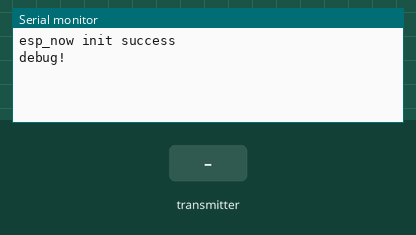
Bench run of a sketch on a simulated ESP8266 (NodeMCU). On the bench: the last lines printed to the serial monitor. The inputs (shaded band) are chosen by the test bench.

Above: at 1.2 s.
1.3 s: the transmitter starts sending chair_id = 0
At 1.61 s:
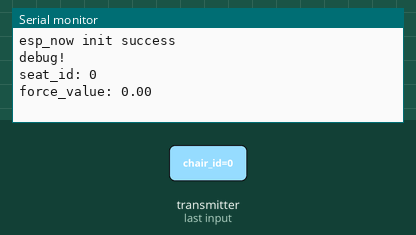
2.8 s: the transmitter starts sending force_value = 25
At 3.61 s:
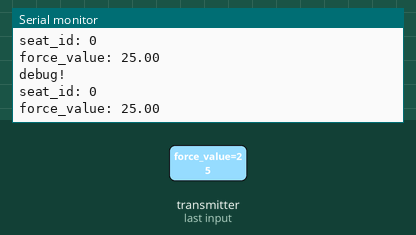
4.3 s: the transmitter starts sending chair_id = 1
5.8 s: the transmitter starts sending force_value = 50
At 6.61 s:
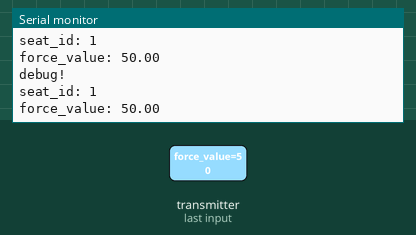
Timing chart, 0 to 8.3 s (numbered marks = the images above; inputs shaded):
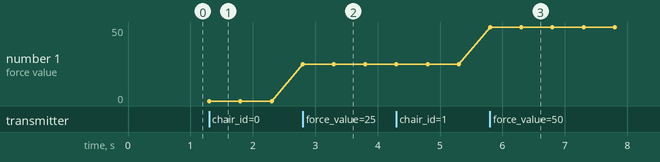

Measured:
- after the input at 1.3 s, the serial monitor: prints a new line at once (image 1)
- after the input at 2.8 s, the serial monitor: prints a new line at once (image 2)
- after the input at 5.8 s, the serial monitor: prints a new line at once (image 3)
- plotted number 1: 0 → 25 after the input at 2.8 s, 25 → 50 after the input at 5.8 s

The sketch:

DataReceive.ino
```cpp
#include <ESP8266WiFi.h>
#include <espnow.h>


// 设置数据结构体
typedef struct msg {
  int chair_id;
  double force_value;
} msg;
msg unit_data;


void setup() {
  Serial.begin(9600);//初始化串口，设置其波特率为9600
  WiFi.mode(WIFI_STA);//设置WIFI模式为STA
  WiFi.disconnect();//断开WIFI连接

  // Init ESP-NOW
  if (esp_now_init() != 0)//初始化espnow
  {
    Serial.println("Error initializing ESP-NOW");
    return;
  }
  else
  {
    Serial.println("esp_now init success");
  }

  // Set ESP-NOW Role
  //双向通信时需要设定角色为 ESP_NOW_ROLE_CONTROLLER
  esp_now_set_self_role(ESP_NOW_ROLE_CONTROLLER);

  // Register for a callback function that will be called when data is received
  //执行完这个函数，每次接收数据就会自动调用回调函数了
  esp_now_register_recv_cb(OnDataRecv);
}

void loop()
{
  delay(1000);
  Serial.println("debug!");
}

// 数据接收回调函数
void OnDataRecv(uint8_t * mac, uint8_t *incomingData, uint8_t len) {
  memcpy(&unit_data, incomingData, sizeof(unit_data));
  Serial.print("seat_id: ");
  Serial.println(unit_data.chair_id);
  Serial.print("force_value: ");
  Serial.println(unit_data.force_value);
  Serial.println();
}
```
